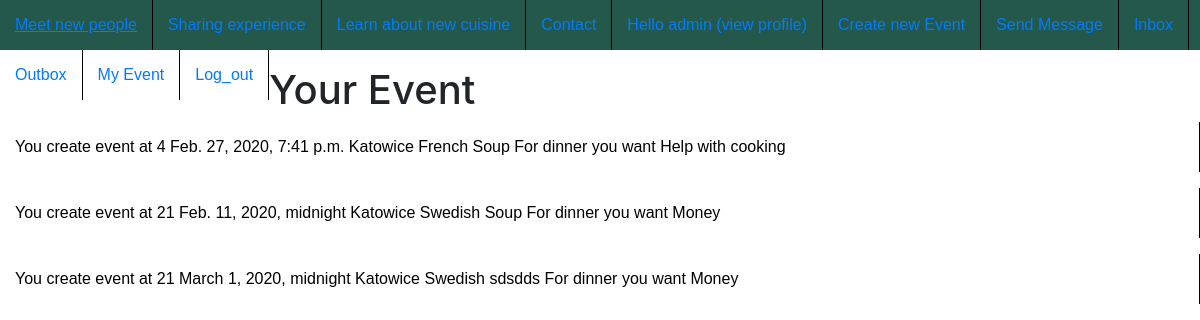
The page /my_event_detail/ (signed in) on the database its author committed.
### cooking/models.py (models this page shows, shortened)
class Event(models.Model):
    COST_CHOISES = (
        ('M', 'Money'),
        ('P', 'Product'),
        ('C', "Help with cooking"),
        ('D', "Help with wash dish"),
    )
    owner = models.ForeignKey(User, related_name="owner", on_delete=models.CASCADE)
    people = models.IntegerField()
    date = models.DateTimeField()
    place = models.CharField(max_length=128)
    cuisine = models.ForeignKey(Cuisine, on_delete=models.CASCADE)
    meal = models.CharField(max_length=256,default='')
    cost = models.CharField(max_length=1, choices=COST_CHOISES, default='M')

class Cuisine(models.Model):
    name = models.CharField(max_length=48)
    description = models.TextField(null=True)
    def __str__(self):
        return self.name

### cooking/views.py (the view)
# urls.py: path('my_event_detail/', MyEventView.as_view(), name="my_event"),
class MyEventView(View):
    def get(self, request,*args, **kwargs):
        if request.user.is_authenticated:
            event_list = Event.objects.filter(owner=request.user)
            return render(request, "show_event.html", {'event_list': event_list}, )

### cooking/templates/show_event.html (shortened to what this page needs)
{% load static %}
<link rel="stylesheet" type="text/css" href="{% static 'CSS/event.css' %}">
<link rel="stylesheet" href="https://stackpath.bootstrapcdn.com/bootstrap/4.1.3/css/bootstrap.min.css">
{% if user.is_authenticated %}
<ul>
<li><a href="/meet/">Meet new people</a></li>
<li><a href="{% url 'experience' %}">Sharing experience</a></li>
<li><a href="/cuisine/">Learn about new cuisine</a></li>
<li><a href="/contact/">Contact</a></li>
<li> <a href="/user_detail/{{ user.id }}"> Hello {{user.username}} (view profile)</a> </li>
<li> <a href="{% url 'event_create' %}"> Create new Event </a> </li>
<li> <a href="{% url 'message_create' %}"> Send Message </a> </li>
<li> <a href="{% url 'inbox' %}"> Inbox </a> </li>
<li> <a href="{% url 'outbox' %}"> Outbox </a> </li>
<li> <a href="{% url 'my_event' %}"> My Event </a> </li>
<li><a href="/logout/">Log_out</a></li>
</ul>
{% endif %}
<h1>Your Event</h1>
{% for event in event_list %}
<p><a href="/event_detail/{{ event.id }}" style="color: black">You create event at {{event.people}} {{event.date}} {{event.place}} {{event.cuisine}} {{event.meal}}
For dinner you want {{event.get_cost_display}}</a>
</p>
{% endfor %}

### cooking/static/CSS/event.css (style rules this page uses)
ul { list-style: none; margin: 0; padding-left: 0; margin-top:25px; background:#23584a; height: 50px; }
a { text-decoration: none; background:#23584a; color:#fff; padding:0px 15px; font-family: arial; line-height:50px; display: block; border-right: 1px solid black; -moz-transition: all 0.3s 0.01s ease; -o-transition: all 0.3s 0.01s ease; -webkit-transition: all 0.3s 0.01s ease; }
li { float:left; }

### rows shown on the page
Event: people "4", date "Feb. 27, 2020, 7:41 p.m.", place "Katowice", cuisine "French", meal "Soup", cost "Help with cooking"
Event: people "21", date "Feb. 11, 2020, midnight", place "Katowice", cuisine "Swedish", meal "Soup", cost "Money"
Event: people "21", date "March 1, 2020, midnight", place "Katowice", cuisine "Swedish", meal "sdsdds", cost "Money"

### other values the page prints
{{ user.username }} "admin"
